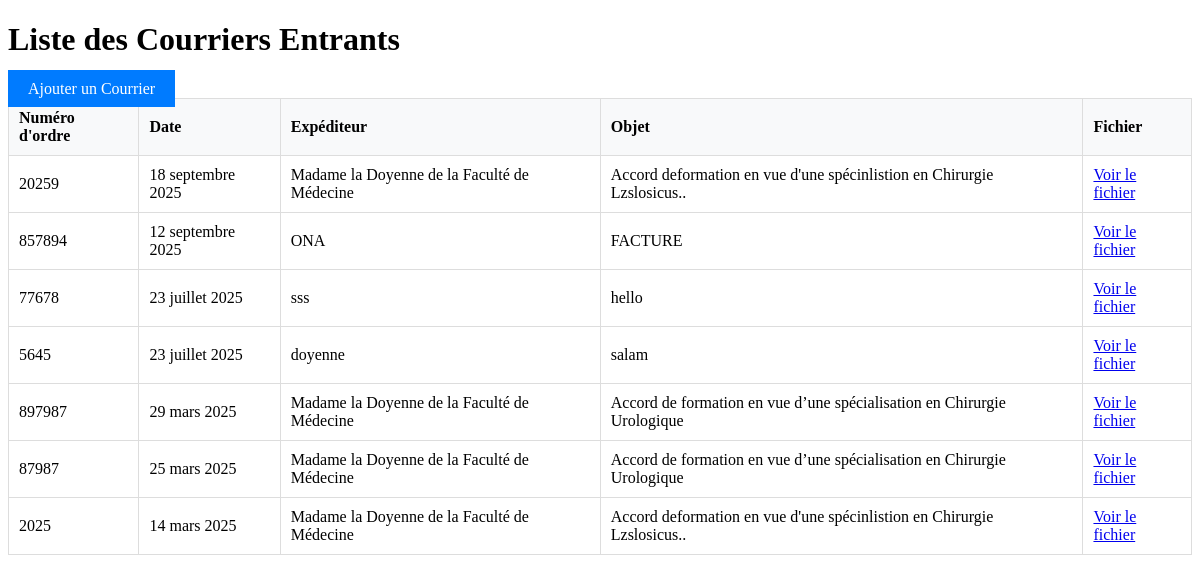
The page /courriers/list/ (signed in) on the database as committed earlier.
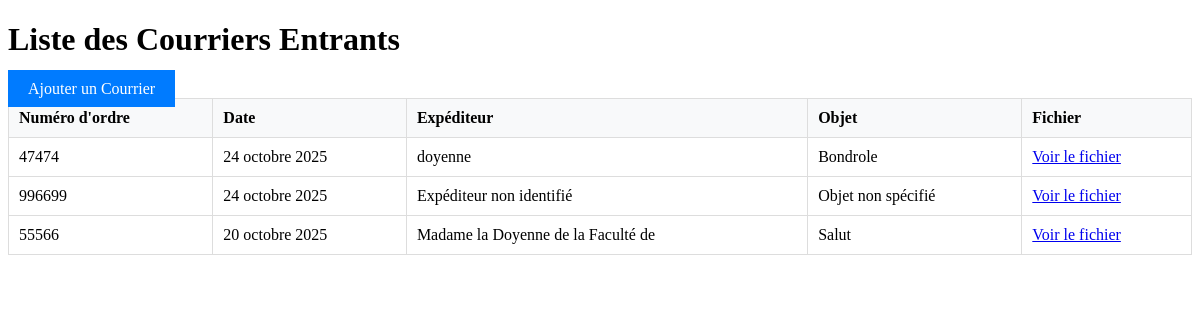
The same page on the database as committed later.
### courriers/models/courrier_entrant.py (models this page shows, shortened)
class CourrierEntrant(models.Model):
    date = models.DateField()
    expediteur = models.CharField(max_length=255)
    objet = models.TextField()
    num_ordre = models.CharField(max_length=50, unique=True)
    courrier_scanné = models.FileField(upload_to='courriers/entrants/')
    services = models.ManyToManyField('courriers.Service', blank=True, verbose_name="Services")  # Changé en ManyToMany
    email_sent = models.BooleanField(default=False, verbose_name="Email envoyé")

### courriers/views.py (the view)
# urls.py: path('list/', views.courrier_list, name='courrier_list'),  # Optional list view
@login_required
def courrier_list(request):
    courriers = CourrierEntrant.objects.all().order_by('-date')
    return render(request, 'courriers/courrier_list.html', {'courriers': courriers})

### courriers/context_processors.py (called while the page is built, shortened)
def dashboard_stats(request):
    return {}

### courriers/templates/courriers/courrier_list.html (shortened to what this page needs)
<!DOCTYPE html>
<html>
<head>
</head>
<body>
    <h1>Liste des Courriers Entrants</h1>
    <a href="{% url 'add_courrier' %}" class="add-btn">Ajouter un Courrier</a>
    <table>
        <thead>
            <tr>
                <th>Numéro d'ordre</th>
                <th>Date</th>
                <th>Expéditeur</th>
                <th>Objet</th>
                <th>Fichier</th>
            </tr>
        </thead>
        <tbody>
            {% for courrier in courriers %}
            <tr>
                <td>{{ courrier.num_ordre }}</td>
                <td>{{ courrier.date }}</td>
                <td>{{ courrier.expediteur }}</td>
                <td>{{ courrier.objet|truncatewords:10 }}</td>
                <td>
                    {% if courrier.courrier_scanné %}
                    <a href="{{ courrier.courrier_scanné.url }}" target="_blank">Voir le fichier</a>
                    {% endif %}
                </td>
            </tr>
            {% empty %}
            <tr>
                <td colspan="5">Aucun courrier enregistré</td>
            </tr>
            {% endfor %}
        </tbody>
    </table>
</body>
</html>

Rows that differ between the two databases and show on the page:
removed CourrierEntrant: num_ordre "20259", date "18 septembre 2025", expediteur "Madame la Doyenne de la Faculté de Médecine", objet "Accord deformation en vue d'une spécinlistion en Chirurgie Lzslosicus.."
removed CourrierEntrant: num_ordre "857894", date "12 septembre 2025", expediteur "ONA", objet "FACTURE"
removed CourrierEntrant: num_ordre "77678", date "23 juillet 2025", expediteur "sss", objet "hello"
removed CourrierEntrant: num_ordre "5645", date "23 juillet 2025", expediteur "doyenne", objet "salam"
removed CourrierEntrant: num_ordre "897987", date "29 mars 2025", expediteur "Madame la Doyenne de la Faculté de Médecine", objet "Accord de formation en vue d’une spécialisation en Chirurgie Urologique"
removed CourrierEntrant: num_ordre "87987", date "25 mars 2025", expediteur "Madame la Doyenne de la Faculté de Médecine", objet "Accord de formation en vue d’une spécialisation en Chirurgie Urologique"
removed CourrierEntrant: num_ordre "2025", date "14 mars 2025", expediteur "Madame la Doyenne de la Faculté de Médecine", objet "Accord deformation en vue d'une spécinlistion en Chirurgie Lzslosicus.."
added CourrierEntrant: num_ordre "47474", date "24 octobre 2025", expediteur "doyenne", objet "Bondrole"
added CourrierEntrant: num_ordre "996699", date "24 octobre 2025", expediteur "Expéditeur non identifié", objet "Objet non spécifié"
added CourrierEntrant: num_ordre "55566", date "20 octobre 2025", expediteur "Madame la Doyenne de la Faculté de", objet "Salut"
